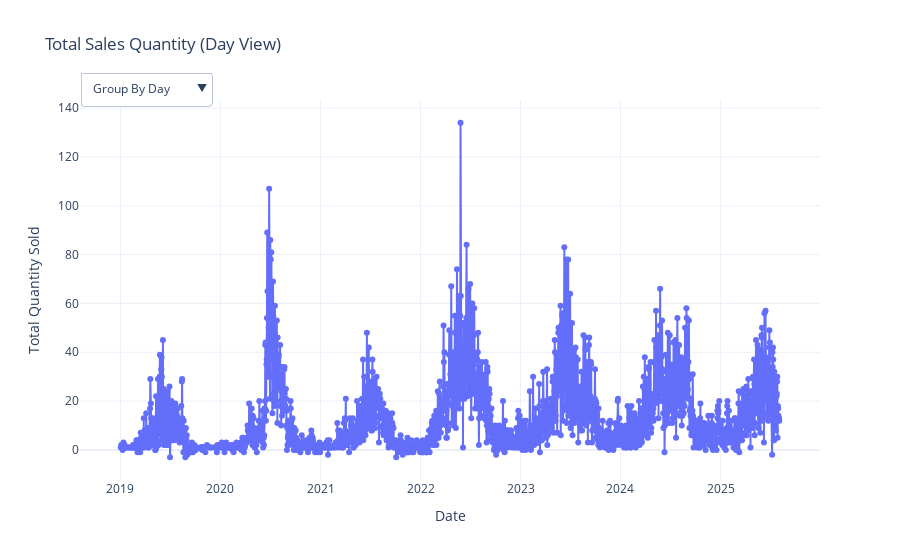

The notebook cell this image was saved under:
### Code cell
# Visualize Data to Identify Patterns and Seasonality
plot_interactive_sales_dashboard(data)

### Figure 1 — Plotly figure (JSON) as saved in the notebook; plotly's stock layout.template omitted (floating-point values rounded to 4 significant figures; data arrays with more than 128 entries replaced by an {"elided": "..."} marker saying what was removed)
{"data": [{"line": {"width": 2}, "marker": {"size": 6}, "mode": "lines+markers", "name": "Day Sales", "type": "scatter", "visible": true, "x": {"elided": "2139 str values"}, "y": {"elided": "2139 float values"}}, {"line": {"width": 2}, "marker": {"size": 6}, "mode": "lines+markers", "name": "Month Sales", "type": "scatter", "visible": false, "x": ["2019-01-01T00:00:00", "2019-02-01T00:00:00", "2019-03-01T00:00:00", "2019-04-01T00:00:00", "2019-05-01T00:00:00", "2019-06-01T00:00:00", "2019-07-01T00:00:00", "2019-08-01T00:00:00", "2019-09-01T00:00:00", "2019-10-01T00:00:00", "2019-11-01T00:00:00", "2019-12-01T00:00:00", "2020-01-01T00:00:00", "2020-02-01T00:00:00", "2020-03-01T00:00:00", "2020-04-01T00:00:00", "2020-05-01T00:00:00", "2020-06-01T00:00:00", "2020-07-01T00:00:00", "2020-08-01T00:00:00", "2020-09-01T00:00:00", "2020-10-01T00:00:00", "2020-11-01T00:00:00", "2020-12-01T00:00:00", "2021-01-01T00:00:00", "2021-02-01T00:00:00", "2021-03-01T00:00:00", "2021-04-01T00:00:00", "2021-05-01T00:00:00", "2021-06-01T00:00:00", "2021-07-01T00:00:00", "2021-08-01T00:00:00", "2021-09-01T00:00:00", "2021-10-01T00:00:00", "2021-11-01T00:00:00", "2021-12-01T00:00:00", "2022-01-01T00:00:00", "2022-02-01T00:00:00", "2022-03-01T00:00:00", "2022-04-01T00:00:00", "2022-05-01T00:00:00", "2022-06-01T00:00:00", "2022-07-01T00:00:00", "2022-08-01T00:00:00", "2022-09-01T00:00:00", "2022-10-01T00:00:00", "2022-11-01T00:00:00", "2022-12-01T00:00:00", "2023-01-01T00:00:00", "2023-02-01T00:00:00", "2023-03-01T00:00:00", "2023-04-01T00:00:00", "2023-05-01T00:00:00", "2023-06-01T00:00:00", "2023-07-01T00:00:00", "2023-08-01T00:00:00", "2023-09-01T00:00:00", "2023-10-01T00:00:00", "2023-11-01T00:00:00", "2023-12-01T00:00:00", "2024-01-01T00:00:00", "2024-02-01T00:00:00", "2024-03-01T00:00:00", "2024-04-01T00:00:00", "2024-05-01T00:00:00", "2024-06-01T00:00:00", "2024-07-01T00:00:00", "2024-08-01T00:00:00", "2024-09-01T00:00:00", "2024-10-01T00:00:00", "2024-11-01T00:00:00", "2024-12-01T00:00:00", "2025-01-01T00:00:00", "2025-02-01T00:00:00", "2025-03-01T00:00:00", "2025-04-01T00:00:00", "2025-05-01T00:00:00", "2025-06-01T00:00:00", "2025-07-01T00:00:00", "2025-08-01T00:00:00"], "y": [17.0, 21.0, 81.0, 222.0, 373.0, 417.0, 317.0, 242.0, 9.0, 9.0, 6.0, 10.0, 20.0, 23.0, 35.0, 207.0, 214.0, 946.0, 1283.0, 713.0, 205.0, 60.0, 55.0, 26.0, 22.0, 26.0, 132.0, 186.0, 242.0, 546.0, 583.0, 387.0, 218.0, 36.0, 27.0, 24.0, 37.0, 186.0, 511.0, 711.0, 1169.0, 1118.0, 994.0, 672.0, 354.0, 142.0, 139.0, 148.0, 120.0, 205.0, 342.0, 439.0, 896.0, 1167.0, 753.0, 602.0, 618.0, 240.0, 134.0, 181.0, 159.0, 210.0, 370.0, 522.0, 1007.0, 694.0, 739.0, 855.0, 512.0, 197.0, 184.0, 206.0, 213.0, 178.0, 353.0, 444.0, 751.0, 870.0, 632.0, 38.0]}, {"line": {"width": 2}, "marker": {"size": 6}, "mode": "lines+markers", "name": "Year Sales", "type": "scatter", "visible": false, "x": ["2019-01-01T00:00:00", "2020-01-01T00:00:00", "2021-01-01T00:00:00", "2022-01-01T00:00:00", "2023-01-01T00:00:00", "2024-01-01T00:00:00", "2025-01-01T00:00:00"], "y": [1724.0, 3787.0, 2429.0, 6181.0, 5697.0, 5655.0, 3479.0]}], "layout": {"title": {"text": "Total Sales Quantity (Day View)"}, "updatemenus": [{"active": 0, "buttons": [{"args": [{"visible": [true, false, false]}, {"title": "Total Sales Quantity (Day View)"}], "label": "Group By Day", "method": "update"}, {"args": [{"visible": [false, true, false]}, {"title": "Total Sales Quantity (Month View)"}], "label": "Group By Month", "method": "update"}, {"args": [{"visible": [false, false, true]}, {"title": "Total Sales Quantity (Year View)"}], "label": "Group By Year", "method": "update"}], "direction": "down", "pad": {"r": 10, "t": 10}, "showactive": true, "x": 0, "xanchor": "left", "y": 1.1, "yanchor": "top"}], "xaxis": {"title": {"text": "Date"}}, "yaxis": {"title": {"text": "Total Quantity Sold"}}}}
